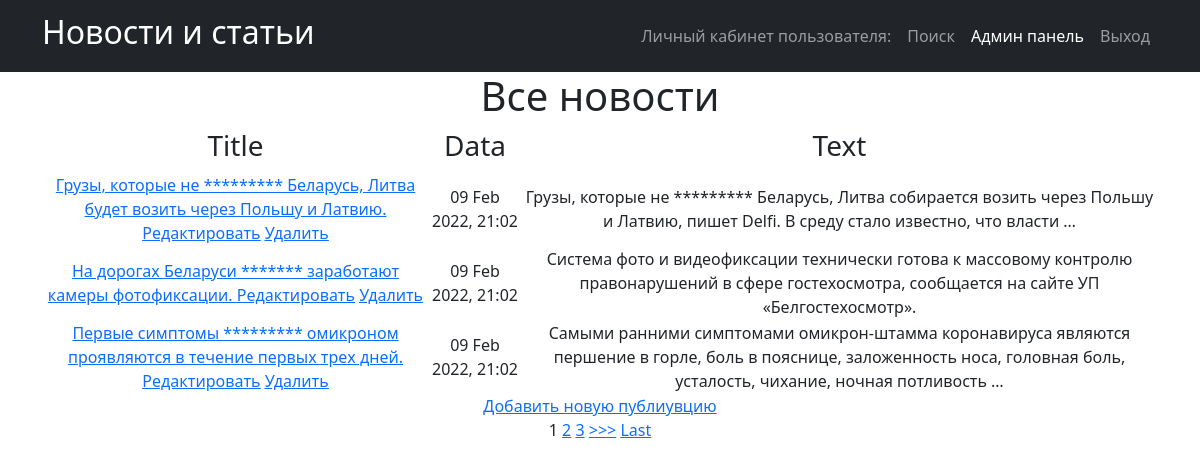
Page /news/ on the committed database.
### news_portal/models.py (models this page shows, shortened)
class Post(models.Model):
    PostAuthor = models.ForeignKey(Author, on_delete=models.CASCADE)
    NEWS = 'NW'
    ARTICLE = 'AR'
    CATEGORIES = [
        ('NW', 'Новость'),
        ('AR', 'Статья')
    ]
    categoryType = models.CharField(max_length=2, choices=CATEGORIES)
    pubData = models.DateTimeField('дата добавления', auto_now_add=True)
    postCategory = models.ManyToManyField(Category, through='postCategory')
    postTitle = models.CharField('название публикации', max_length=255)
    postText = models.TextField('текст публикации')
    postRating = models.SmallIntegerField('рейтинг публикации', default=0)

### news_portal/views.py (the view, shortened to what this page needs)
# urls.py: path('', PostList.as_view()),
class PostList(ListView):
    model = Post
    template_name = 'news.html'
    context_object_name = 'news'
    queryset = Post.objects.order_by('-id')
    paginate_by = 1
    form_class = PostForm
    def get_context_data(self, **kwargs):
        context = super().get_context_data(**kwargs)
        context['filter'] = News_filter(self.request.GET, queryset=self.get_queryset())
        return context

### news_portal/templatetags/censor.py (called while the page is built)
@register.filter(name='censor')
def censor(value):
    text = value.split()
    for word in text:
        if word.lower() in CENSOR:
            value = value.replace(word, '*' * len(word))
    return value

### templates/news.html (shortened to what this page needs)
{% extends 'flatpages/default.html' %}
{% load censor %}
{% block content %}
<h1>Все новости</h1>
    {% if news %}
    <table>
        <tr>
            <td>
                <h3>Title</h3>
            </td>
            <td>
                <h3>Data</h3>
            </td>
            <td>
                <h3>Text</h3>
            </td>
            </tr>
            {% for new in filter.qs %}
            <tr>
            <td>
               <a href="{% url 'post_detail' new.id %}">{{ new.postTitle|censor }}</a>
                <a href="{% url 'post_update' new.id %}"><u>Редактировать</u></a>
                  <a href="{% url 'post_delete' new.id %}"><u> Удалить </u></a>
            </td>
            <td>
                {{ new.pubData|date:'d M Y, H:m' }}
            </td>
            <td>
                {{ new.postText|truncatewords:20|censor }}
            </td>
        </tr>
        {% endfor %}
    </table>
<a href="{% url 'post_create' %}">Добавить новую публиувцию</a> <br>
{% if is_paginated %}
    {% for num in page_obj.paginator.page_range %}
        {% if page_obj.number == num %}
            <a>{{ num }}</a>
        {% elif num > page_obj.number|add:'-3' and num < page_obj.number|add:'3' %}
            <a href="?page={{ num }}">{{ num }}</a>
        {% endif %}
    {% endfor %}
    {% if page_obj.has_next %}
        <a href="?page={{ page_obj.next_page_number }}">>>></a>
        <a href="?page={{ page_obj.paginator.num_pages }}">Last</a>
    {% endif %}
{% endif %}
    {% else %}
    <h2> Новостей нет! </h2>
    {% endif%}
{% endblock content %}

### templates/flatpages/default.html (shortened to what this page needs)
<!DOCTYPE html>
<html lang="en">
    <head>
        {% load static %}
        <link href="{% static 'css/styles.css' %}" rel="stylesheet" />
    </head>
    <body>
        <nav class="navbar navbar-expand-lg navbar-dark bg-dark">
            <div class="container">
                <a class="navbar-brand" href=/news/><h2>Новости и статьи</h2></a>
                <div class="collapse navbar-collapse" id="navbarSupportedContent">
                    <ul class="navbar-nav ms-auto mb-2 mb-lg-0">
                        <li class="nav-item"><a class="nav-link" href=http://127.0.0.1:8000>Личный кабинет пользователя: {{request.user.username}}</a></li>
                        <li class="nav-item"><a class="nav-link" href=/news/search/>Поиск</a></li>
                        <li class="nav-item"><a class="nav-link active" aria-current="page" href=/admin/>Админ панель</a></li>
                        <li class="nav-item"><a class="nav-link" href=/sign/logout/>Выход</a></li>
                            </ul>
                </div>
            </div>
        </nav>
        <div class="container">
           <div class="row">
               <div class="col-lg-12 text-center">
                   {% block content %}{% endblock content %}
               </div>
           </div>
        </div>
    </body>
</html>

### rows in the picture
Post: postTitle|censor "Грузы, которые не ********* Беларусь, Литва будет возить через Польшу и Латвию.", pubData "09 Feb 2022, 21:02", postText|censor "Грузы, которые не ********* Беларусь, Литва собирается возить через Польшу и Латвию, пишет Delfi. В среду стало известно, что власти …"
Post: postTitle|censor "На дорогах Беларуси ******* заработают камеры фотофиксации.", pubData "09 Feb 2022, 21:02", postText|censor "Система фото и видеофиксации технически готова к массовому контролю правонарушений в сфере гостехосмотра, сообщается на сайте УП «Белгостехосмотр»."
Post: postTitle|censor "Первые симптомы ********* омикроном проявляются в течение первых трех дней.", pubData "09 Feb 2022, 21:02", postText|censor "Самыми ранними симптомами омикрон-штамма коронавируса являются першение в горле, боль в пояснице, заложенность носа, головная боль, усталость, чихание, ночная потливость …"

### other values in the picture
{{ num }} "1"
{{ num }} "2" "3"
